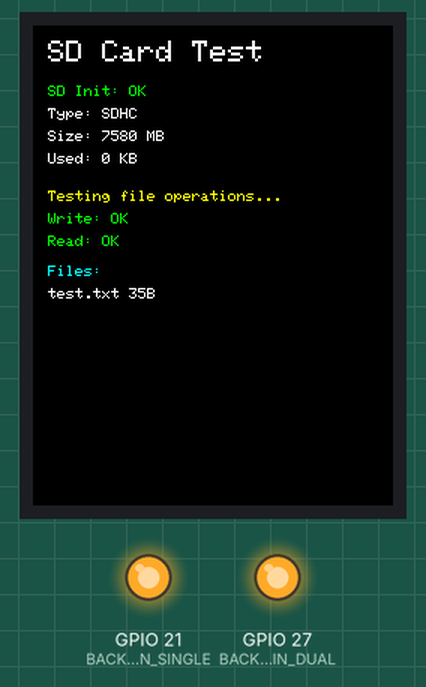
Simulated run of this sketch. Board: ESP32. Parts: 240×320 colour display, output pins drawn as LEDs (lit = HIGH). Storage starts empty; what the sketch prints to the serial monitor is not drawn.

Above: at 1.4 s.
At 5.2 s:
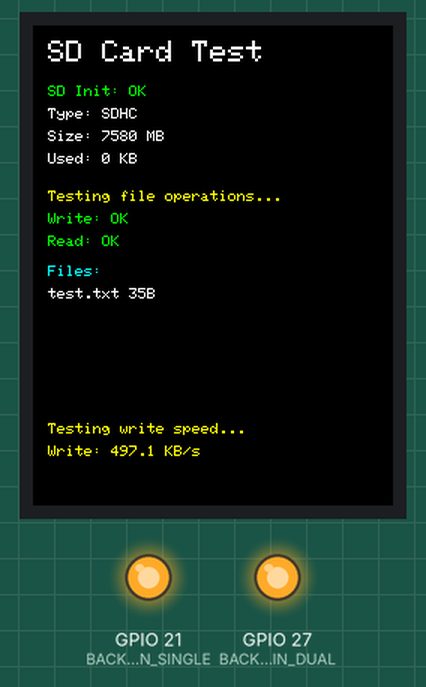
At 25.07 s:
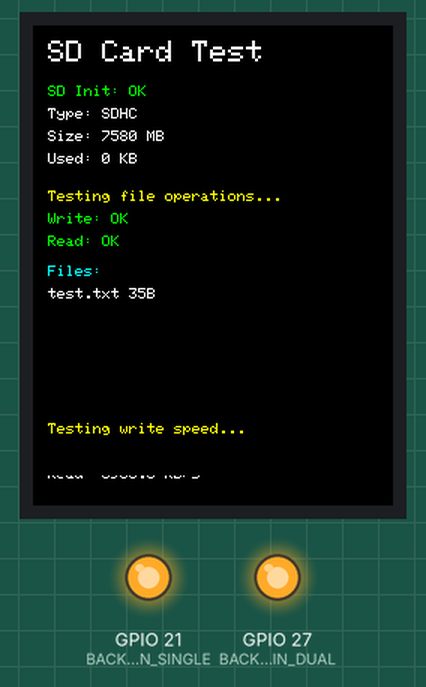
At 30.2 s:
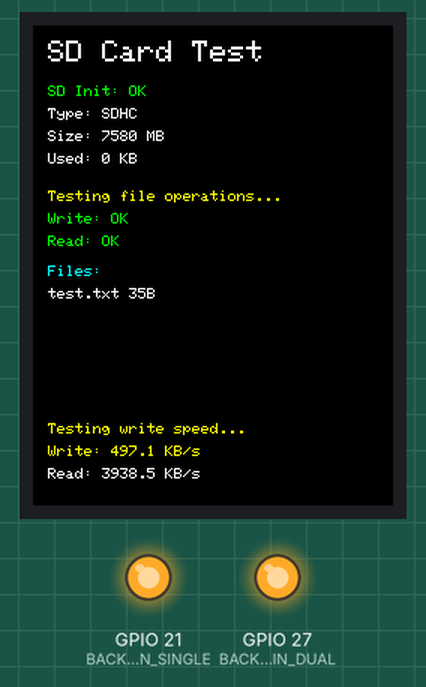

Measured:
- what the display in image 0 shows lasts 3.7 s, from 1.3 s to 5.0 s
- what the display in image 1 shows lasts 5.0 s, from 5.1 s to 10.1 s

The sketch:

sd-test.ino
```cpp
// SD Card Test Sketch for CYD
// Tests SD card operations on hardware SPI

#include <SPI.h>
#include <SD.h>
#include <TFT_eSPI.h>
#include <FS.h>

// SD Card pins (hardware SPI)
#define SD_CS  5
#define SD_SCK  18
#define SD_MOSI 23
#define SD_MISO 19

// Backlight pins
#define BACKLIGHT_PIN_SINGLE 21
#define BACKLIGHT_PIN_DUAL   27

TFT_eSPI tft = TFT_eSPI();

void setup() {
  Serial.begin(115200);
  delay(1000);

  Serial.println("\nCYD SD Card Test v1.0");
  Serial.println("=====================");

  // Initialize display
  tft.begin();

  // Enable backlight (try both pins)
  pinMode(BACKLIGHT_PIN_SINGLE, OUTPUT);
  pinMode(BACKLIGHT_PIN_DUAL, OUTPUT);
  digitalWrite(BACKLIGHT_PIN_SINGLE, HIGH);
  digitalWrite(BACKLIGHT_PIN_DUAL, HIGH);

  // Display header
  tft.fillScreen(TFT_BLACK);
  tft.setTextColor(TFT_WHITE, TFT_BLACK);
  tft.setTextSize(2);
  tft.setCursor(10, 10);
  tft.println("SD Card Test");

  // Initialize SD card
  tft.setTextSize(1);
  tft.setCursor(10, 40);
  Serial.print("Initializing SD card...");

  // Configure SPI for SD card
  SPI.begin(SD_SCK, SD_MISO, SD_MOSI, SD_CS);

  if (!SD.begin(SD_CS)) {
    Serial.println(" Failed!");
    tft.setTextColor(TFT_RED, TFT_BLACK);
    tft.println("SD Init: FAILED");

    Serial.println("Troubleshooting:");
    Serial.println("1. Check SD card is inserted");
    Serial.println("2. Check card is formatted as FAT32");
    Serial.println("3. Verify wiring: CS=5, SCK=18, MOSI=23, MISO=19");
    return;
  }

  Serial.println(" Success!");
  tft.setTextColor(TFT_GREEN, TFT_BLACK);
  tft.println("SD Init: OK");

  // Get card info
  uint8_t cardType = SD.cardType();
  tft.setCursor(10, 55);
  tft.setTextColor(TFT_WHITE, TFT_BLACK);

  Serial.print("Card Type: ");
  switch(cardType) {
    case CARD_MMC:
      Serial.println("MMC");
      tft.println("Type: MMC");
      break;
    case CARD_SD:
      Serial.println("SDSC");
      tft.println("Type: SDSC");
      break;
    case CARD_SDHC:
      Serial.println("SDHC");
      tft.println("Type: SDHC");
      break;
    default:
      Serial.println("Unknown");
      tft.println("Type: Unknown");
  }

  // Get card size
  uint64_t cardSize = SD.cardSize() / (1024 * 1024);
  Serial.print("Card Size: ");
  Serial.print(cardSize);
  Serial.println(" MB");

  tft.setCursor(10, 70);
  tft.print("Size: ");
  tft.print(cardSize);
  tft.println(" MB");

  uint64_t usedBytes = SD.usedBytes() / 1024;
  tft.setCursor(10, 85);
  tft.print("Used: ");
  tft.print(usedBytes);
  tft.println(" KB");

  // Test file operations
  testFileOperations();

  // List files
  listFiles();
}

void loop() {
  static uint32_t testTimer = 0;
  static int testPhase = 0;

  if (millis() - testTimer > 5000) {
    testTimer = millis();

    switch(testPhase) {
      case 0:
        // Write speed test
        speedTestWrite();
        break;

      case 1:
        // Read speed test
        speedTestRead();
        break;

      case 2:
        // Directory test
        directoryTest();
        break;

      case 3:
        // RFID directory structure test
        testRFIDStructure();
        break;
    }

    testPhase = (testPhase + 1) % 4;
  }
}

void testFileOperations() {
  Serial.println("\n--- File Operations Test ---");

  tft.fillRect(0, 110, 240, 50, TFT_BLACK);
  tft.setCursor(10, 110);
  tft.setTextColor(TFT_YELLOW, TFT_BLACK);
  tft.println("Testing file operations...");

  // Write test file
  File testFile = SD.open("/test.txt", FILE_WRITE);
  if (testFile) {
    Serial.println("Writing test.txt...");
    testFile.println("CYD SD Card Test");
    testFile.println("Timestamp: " + String(millis()));
    testFile.close();

    tft.setCursor(10, 125);
    tft.setTextColor(TFT_GREEN, TFT_BLACK);
    tft.println("Write: OK");
  } else {
    Serial.println("Failed to open test.txt for writing");
    tft.setCursor(10, 125);
    tft.setTextColor(TFT_RED, TFT_BLACK);
    tft.println("Write: FAILED");
  }

  // Read test file
  testFile = SD.open("/test.txt");
  if (testFile) {
    Serial.println("Reading test.txt:");
    tft.setCursor(10, 140);

    while (testFile.available()) {
      String line = testFile.readStringUntil('\n');
      Serial.println("  " + line);
    }
    testFile.close();

    tft.setTextColor(TFT_GREEN, TFT_BLACK);
    tft.println("Read: OK");
  } else {
    Serial.println("Failed to open test.txt for reading");
    tft.setCursor(10, 140);
    tft.setTextColor(TFT_RED, TFT_BLACK);
    tft.println("Read: FAILED");
  }
}

void listFiles() {
  Serial.println("\n--- Directory Listing ---");

  tft.fillRect(0, 160, 240, 100, TFT_BLACK);
  tft.setCursor(10, 160);
  tft.setTextColor(TFT_CYAN, TFT_BLACK);
  tft.println("Files:");

  File root = SD.open("/");
  int fileCount = 0;
  int yPos = 175;

  while (true) {
    File entry = root.openNextFile();
    if (!entry) break;

    fileCount++;
    String fileName = entry.name();

    Serial.print(entry.isDirectory() ? "[DIR] " : "[FILE] ");
    Serial.print(fileName);
    Serial.print(" (");
    Serial.print(entry.size());
    Serial.println(" bytes)");

    if (yPos < 250) {
      tft.setCursor(10, yPos);
      tft.setTextSize(1);
      tft.setTextColor(TFT_WHITE, TFT_BLACK);

      if (entry.isDirectory()) {
        tft.print("[D] ");
      }
      tft.print(fileName);

      if (!entry.isDirectory()) {
        tft.print(" ");
        tft.print(entry.size());
        tft.print("B");
      }

      yPos += 10;
    }

    entry.close();
  }

  root.close();

  Serial.print("Total files: ");
  Serial.println(fileCount);
}

void speedTestWrite() {
  Serial.println("\n--- Write Speed Test ---");

  tft.fillRect(0, 260, 240, 40, TFT_BLACK);
  tft.setCursor(10, 265);
  tft.setTextColor(TFT_YELLOW, TFT_BLACK);
  tft.setTextSize(1);
  tft.println("Testing write speed...");

  File testFile = SD.open("/speed.bin", FILE_WRITE);
  if (testFile) {
    byte buffer[512];
    for (int i = 0; i < 512; i++) {
      buffer[i] = i & 0xFF;
    }

    uint32_t startTime = millis();
    for (int i = 0; i < 100; i++) {
      testFile.write(buffer, 512);
    }
    uint32_t endTime = millis();
    testFile.close();

    float speed = (512.0 * 100.0) / (endTime - startTime);
    Serial.print("Write speed: ");
    Serial.print(speed);
    Serial.println(" KB/s");

    tft.setCursor(10, 280);
    tft.print("Write: ");
    tft.print(speed, 1);
    tft.println(" KB/s");

    SD.remove("/speed.bin");
  }
}

void speedTestRead() {
  Serial.println("\n--- Read Speed Test ---");

  // First create a test file
  File testFile = SD.open("/readtest.bin", FILE_WRITE);
  if (testFile) {
    byte buffer[512];
    for (int i = 0; i < 100; i++) {
      testFile.write(buffer, 512);
    }
    testFile.close();

    // Now test read speed
    testFile = SD.open("/readtest.bin");
    if (testFile) {
      uint32_t startTime = millis();
      while (testFile.available()) {
        testFile.read(buffer, 512);
      }
      uint32_t endTime = millis();
      testFile.close();

      float speed = (512.0 * 100.0) / (endTime - startTime);
      Serial.print("Read speed: ");
      Serial.print(speed);
      Serial.println(" KB/s");

      tft.fillRect(0, 295, 240, 15, TFT_BLACK);
      tft.setCursor(10, 295);
      tft.setTextColor(TFT_WHITE, TFT_BLACK);
      tft.setTextSize(1);
      tft.print("Read: ");
      tft.print(speed, 1);
      tft.println(" KB/s");
    }

    SD.remove("/readtest.bin");
  }
}

void directoryTest() {
  Serial.println("\n--- Directory Test ---");

  if (!SD.exists("/test_dir")) {
    SD.mkdir("/test_dir");
    Serial.println("Created /test_dir");
  }

  File testFile = SD.open("/test_dir/subfile.txt", FILE_WRITE);
  if (testFile) {
    testFile.println("Subdirectory file test");
    testFile.close();
    Serial.println("Created /test_dir/subfile.txt");
  }
}

void testRFIDStructure() {
  Serial.println("\n--- RFID Directory Structure Test ---");

  // Create RFID directory structure
  if (!SD.exists("/rfid")) {
    SD.mkdir("/rfid");
    Serial.println("Created /rfid directory");
  }

  // Create sample card directory
  String cardUID = "047C8A5A";
  String cardPath = "/rfid/" + cardUID;

  if (!SD.exists(cardPath)) {
    SD.mkdir(cardPath);
    Serial.println("Created " + cardPath + " directory");

    // Create placeholder files
    File configFile = SD.open(cardPath + "/config.txt", FILE_WRITE);
    if (configFile) {
      configFile.println("Card configuration");
      configFile.println("UID: " + cardUID);
      configFile.close();
      Serial.println("Created config file for card");
    }
  }
}
```
